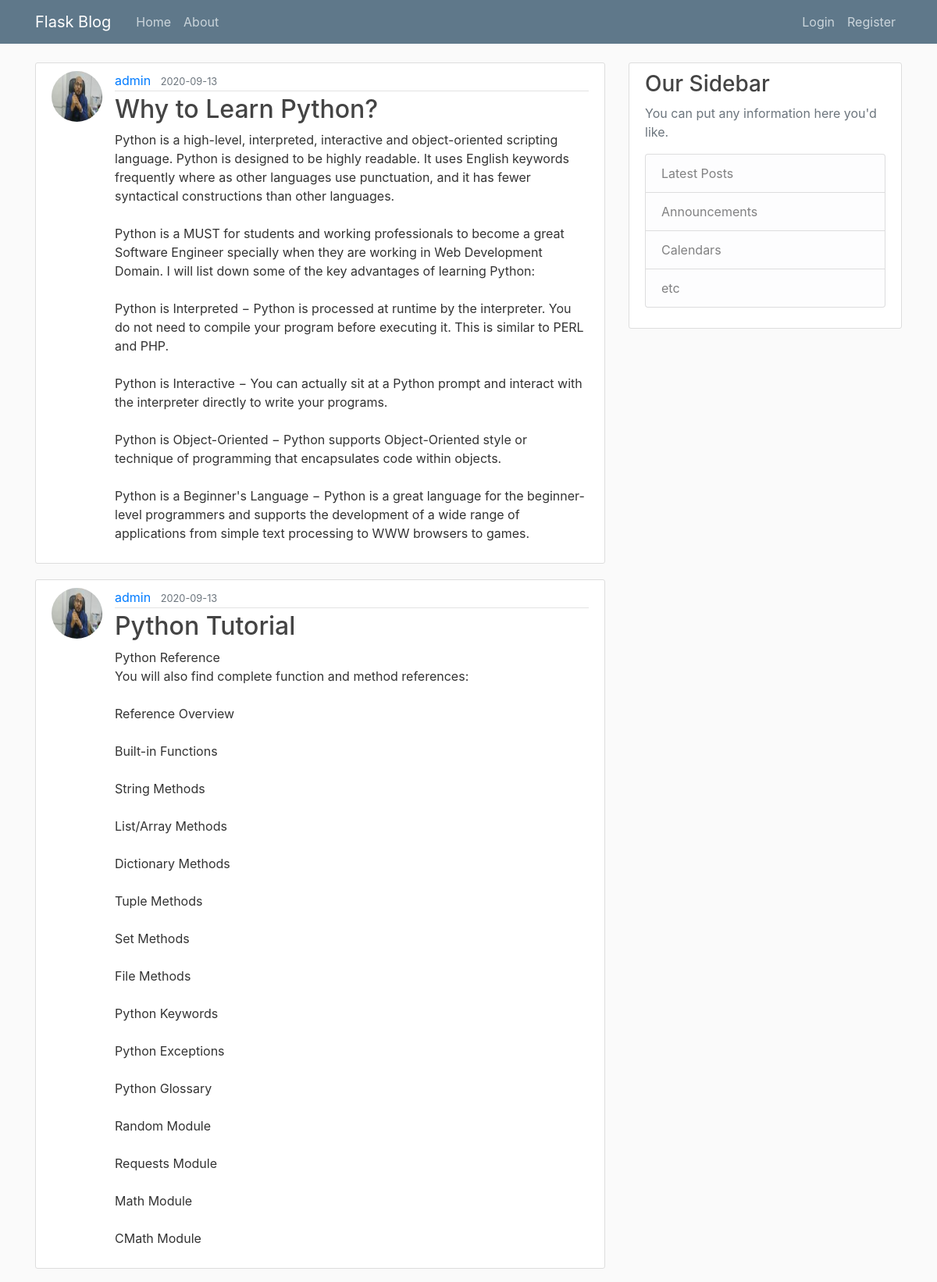
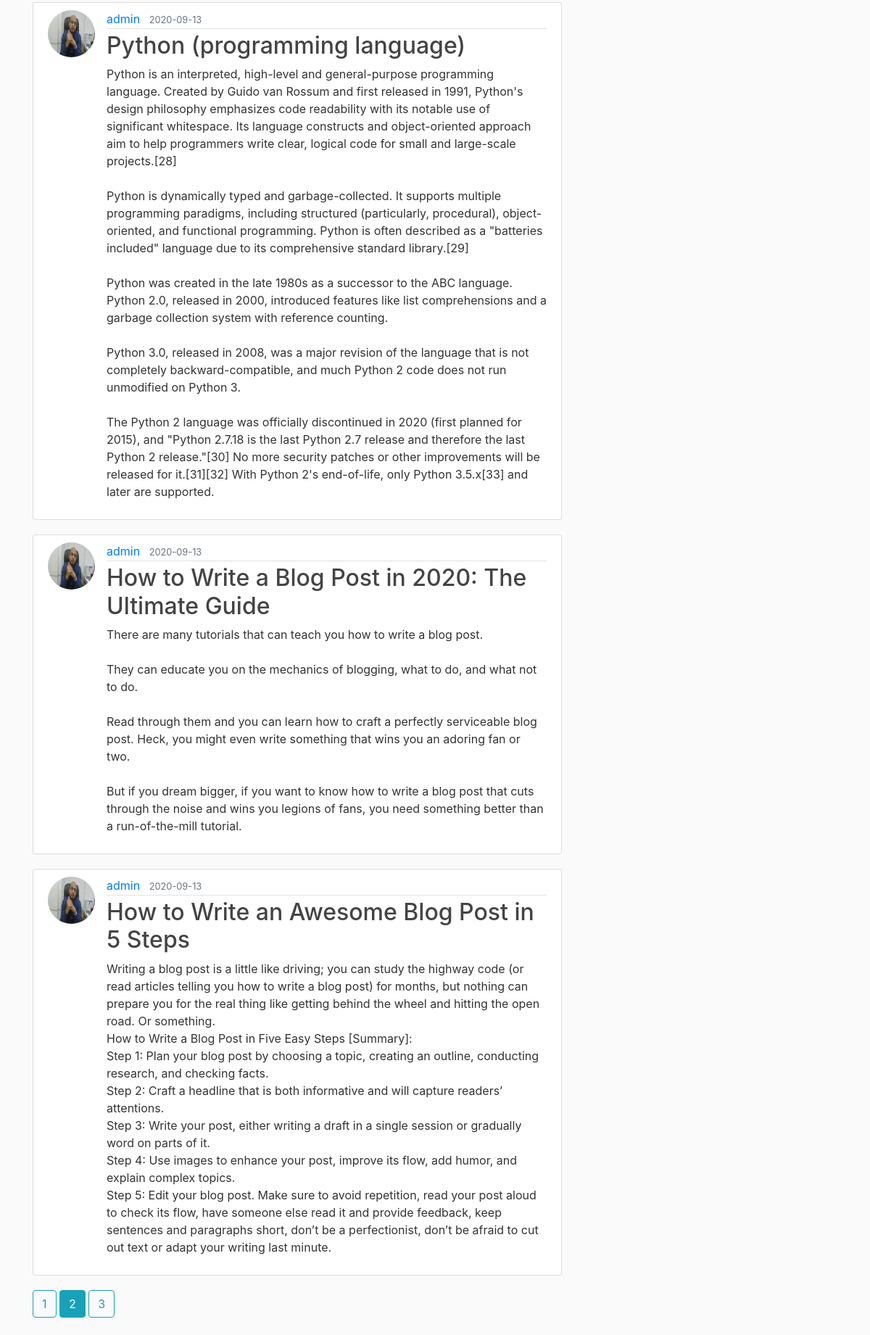
The page /home?page=2 on the database its author committed (2 pictures, top to bottom).
### flaskproject/models.py (models this page shows, shortened)
class Post(db.Model):
    id = db.Column(db.Integer, primary_key=True)
    title = db.Column(db.String(100), nullable=False)
    date_posted = db.Column(db.DateTime, nullable=False, default=datetime.utcnow)
    content = db.Column(db.Text, nullable=False)
    user_id = db.Column(db.Integer, db.ForeignKey('user.id'), nullable=False)

class User(db.Model, UserMixin):
    id = db.Column(db.Integer, primary_key=True)
    username = db.Column(db.String(20), unique=True, nullable=False)
    email = db.Column(db.String(120), unique=True, nullable=False)
    image_file = db.Column(db.String(20), nullable=False, default='default.jpg')
    password = db.Column(db.String(60), nullable=False)
    posts = db.relationship('Post', backref='author', lazy=True)

### flaskproject/main/routes.py (the view)
@main.route('/')
@main.route('/home')
def home():
    page = request.args.get('page', 1, type=int)
    posts = Post.query.order_by(Post.date_posted.desc()).paginate(page=page, per_page=5)
    return render_template('home.html', posts=posts)

### flaskproject/templates/home.html
{%  extends "layout.html" %}
{% block content %}
    {% for post in posts.items %}
        <article class="media content-section">
            <img class="rounded-circle article-img" src="{{ url_for('static', filename='profile_pics/' + post.author.image_file) }}" alt="">
          <div class="media-body">
            <div class="article-metadata">
              <a class="mr-2" href="{{ url_for('users.user_posts', username=post.author.username) }}">{{ post.author.username }}</a>
              <small class="text-muted">{{ post.date_posted.strftime('%Y-%m-%d') }}</small>
            </div>
            <h2><a class="article-title" href="{{ url_for('posts.post', post_id=post.id) }}">{{ post.title }}</a></h2>
            <p class="article-content">{{ post.content }}</p>
          </div>
        </article>
    {% endfor %}
    {% for page_num in posts.iter_pages(left_edge=1, right_edge=1, left_current=1, right_current=2) %}
        {% if page_num %}
            {% if posts.page == page_num %}
                <a class="btn btn-info mb-4" href="{{ url_for('main.home', page=page_num) }}">{{ page_num }}</a>
            {% else %}
                <a class="btn btn-outline-info mb-4" href="{{ url_for('main.home', page=page_num) }}">{{ page_num }}</a>
            {% endif %}
        {% else %}
            ...
        {% endif %}
    {% endfor %}
{% endblock content %}

### flaskproject/static/main.css (style rules this page uses)
body { background: #fafafa; color: #333333; margin-top: 5rem; }
h1, h2, h3, h4, h5, h6 { color: #444444; }
.content-section { background: #ffffff; padding: 10px 20px; border: 1px solid #dddddd; border-radius: 3px; margin-bottom: 20px; }
.article-title { color: #444444; }
.article-content { white-space: pre-line; }
.article-img { height: 65px; width: 65px; margin-right: 16px; }
.article-metadata { padding-bottom: 1px; margin-bottom: 4px; border-bottom: 1px solid #e3e3e3 }

### rows shown on the page
Post: image_file (picture), author.username "admin", date_posted "2020-09-13", title "Why to Learn Python?", content "Python is a high-level, interpreted, interactive and object-oriented scripting language. Python is designed to be highly readable. It uses English keywords frequently where as other languages use punctuation, and it has fewer syntactical constructions than other languages. Python is a MUST for students and working professionals to become a great Software Engineer specially when they are working in Web Development Domain. I will list down some of the key advantages of learning Python: Python is Interpreted − Python is processed at runtime by the interpreter. You do not need to compile your program before executing it. This is similar to PERL and PHP. Python is Interactive − You can actually…"
Post: image_file (picture), author.username "admin", date_posted "2020-09-13", title "Python Tutorial", content "Python Reference You will also find complete function and method references: Reference Overview Built-in Functions String Methods List/Array Methods Dictionary Methods Tuple Methods Set Methods File Methods Python Keywords Python Exceptions Python Glossary Random Module Requests Module Math Module CMath Module"
Post: image_file (picture), author.username "admin", date_posted "2020-09-13", title "Python (programming language)", content "Python is an interpreted, high-level and general-purpose programming language. Created by Guido van Rossum and first released in 1991, Python's design philosophy emphasizes code readability with its notable use of significant whitespace. Its language constructs and object-oriented approach aim to help programmers write clear, logical code for small and large-scale projects.[28] Python is dynamically typed and garbage-collected. It supports multiple programming paradigms, including structured (particularly, procedural), object-oriented, and functional programming. Python is often described as a \"batteries included\" language due to its comprehensive standard library.[29] Python was created in…"
Post: image_file (picture), author.username "admin", date_posted "2020-09-13", title "How to Write a Blog Post in 2020: The Ultimate Guide", content "There are many tutorials that can teach you how to write a blog post. They can educate you on the mechanics of blogging, what to do, and what not to do. Read through them and you can learn how to craft a perfectly serviceable blog post. Heck, you might even write something that wins you an adoring fan or two. But if you dream bigger, if you want to know how to write a blog post that cuts through the noise and wins you legions of fans, you need something better than a run-of-the-mill tutorial."
Post: image_file (picture), author.username "admin", date_posted "2020-09-13", title "How to Write an Awesome Blog Post in 5 Steps", content "Writing a blog post is a little like driving; you can study the highway code (or read articles telling you how to write a blog post) for months, but nothing can prepare you for the real thing like getting behind the wheel and hitting the open road. Or something. How to Write a Blog Post in Five Easy Steps [Summary]: Step 1: Plan your blog post by choosing a topic, creating an outline, conducting research, and checking facts. Step 2: Craft a headline that is both informative and will capture readers’ attentions. Step 3: Write your post, either writing a draft in a single session or gradually word on parts of it. Step 4: Use images to enhance your post, improve its flow, add humor, and…"

### other values the page prints
{{ page_num }} "1" "3"
{{ page_num }} "2"
